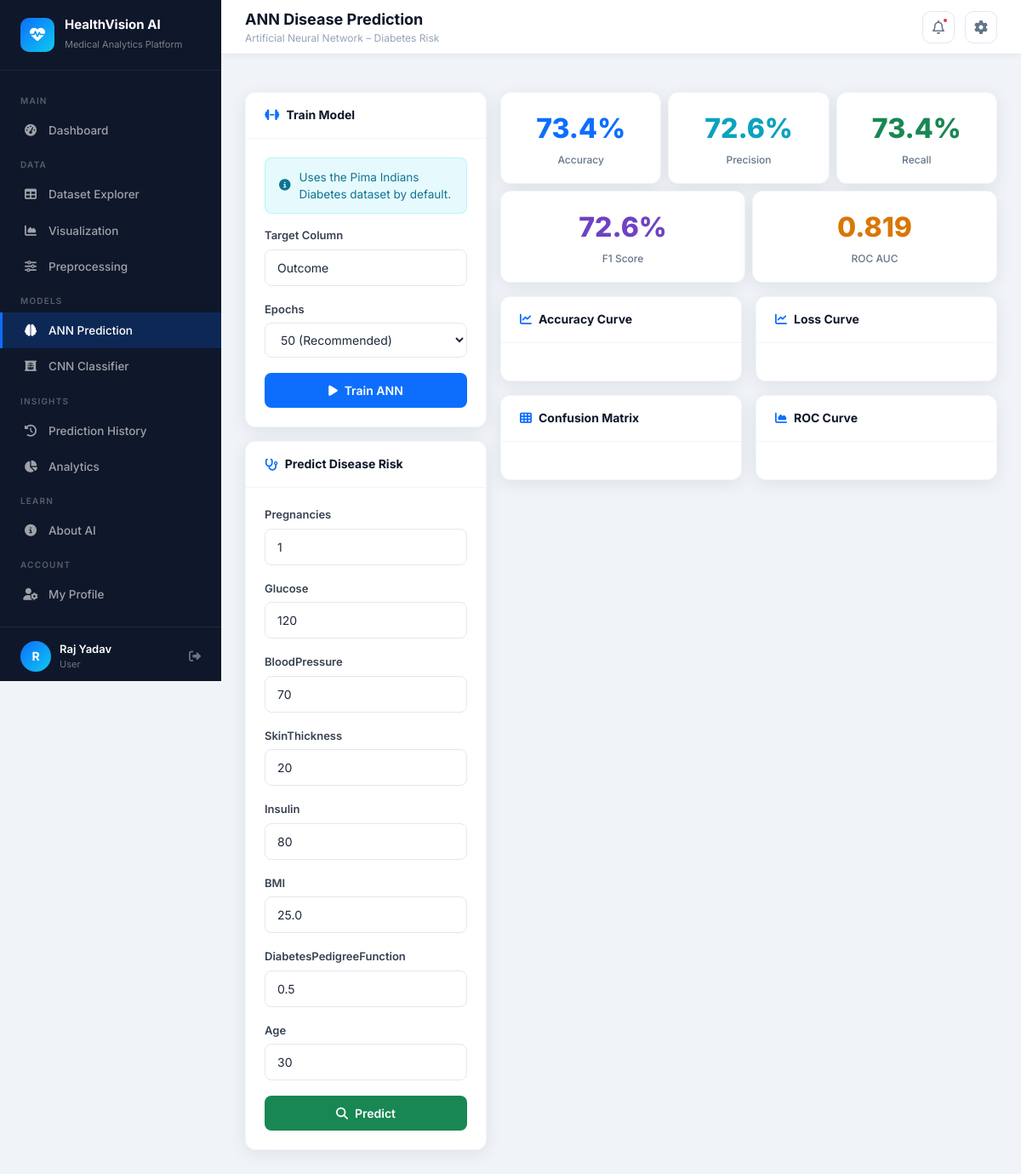
/ann (signed in), run on the app's committed database.
### database/models.py (models this page shows, shortened)
class User(UserMixin, db.Model):
    __tablename__ = 'users'
    id = db.Column(db.Integer, primary_key=True)
    username = db.Column(db.String(80), unique=True, nullable=False)
    email = db.Column(db.String(120), unique=True, nullable=False)
    password_hash = db.Column(db.String(256), nullable=False)
    role = db.Column(db.String(20), default='user')
    created_at = db.Column(db.DateTime, default=datetime.utcnow)
    predictions = db.relationship('PredictionHistory', backref='user', lazy=True)

### routes/ann.py (the view)
@ann_bp.route('/ann', methods=['GET'])
@login_required
def index():
    metrics = load_metrics()
    charts = build_training_charts(metrics) if metrics else None
    return render_template('modules/ann.html', metrics=metrics, charts=charts,
                           features=DEFAULT_FEATURES, result=None)

### utils/ann_utils.py (called while the page is built)
def load_metrics() -> dict | None:
    if not os.path.exists(METRICS_PATH):
        return None
    with open(METRICS_PATH) as f:
        return json.load(f)

### templates/modules/ann.html (shortened to what this page needs)
{% extends "base.html" %}
{% block page_title %}<span>ANN Disease Prediction</span><small>Artificial Neural Network – Diabetes Risk</small>{% endblock %}
{% block content %}
<div class="row g-3">
    <div class="col-lg-4">
        <div class="content-card" style="margin-bottom:16px;">
            <div class="card-header"><h6><i class="fa-solid fa-dumbbell"></i> Train Model</h6></div>
            <div class="card-body">
                <div class="hv-alert info" style="margin-bottom:16px;">
                    <i class="fa-solid fa-circle-info"></i>
                    Uses the Pima Indians Diabetes dataset by default.
                </div>
                <form method="POST" action="{{ url_for('ann.train') }}">
                    <div class="hv-form-group">
                        <label>Target Column</label>
                        <input type="text" name="target_col" class="hv-input" value="Outcome" placeholder="e.g. Outcome">
                    </div>
                    <div class="hv-form-group">
                        <label>Epochs</label>
                        <select name="epochs" class="hv-input">
                            <option value="50" selected>50 (Recommended)</option>
                        </select>
                    </div>
                    <button type="submit" class="btn-hv btn-hv-primary" style="width:100%; justify-content:center;" id="trainBtn">
                        <i class="fa-solid fa-play"></i> Train ANN
                    </button>
                </form>
            </div>
        </div>
        <div class="content-card">
            <div class="card-header"><h6><i class="fa-solid fa-stethoscope"></i> Predict Disease Risk</h6></div>
            <div class="card-body">
                <form method="POST" action="{{ url_for('ann.predict') }}">
                    {% set defaults = {'Pregnancies':1,'Glucose':120,'BloodPressure':70,'SkinThickness':20,'Insulin':80,'BMI':25.0,'DiabetesPedigreeFunction':0.5,'Age':30} %}
                    {% for feat in features %}
                    <div class="hv-form-group">
                        <label>{{ feat }}</label>
                        <input type="number" step="any" name="{{ feat }}" class="hv-input"
                               value="{{ form_data[feat] if form_data and form_data[feat] else defaults[feat] }}"
                               placeholder="{{ feat }}">
                    </div>
                    {% endfor %}
                    <button type="submit" class="btn-hv btn-hv-success" style="width:100%; justify-content:center;">
                        <i class="fa-solid fa-magnifying-glass"></i> Predict
                    </button>
                </form>
            </div>
        </div>
    </div>
    <div class="col-lg-8">
        {% if metrics %}
        <div class="row g-2 mb-3">
            {% for label, val, color in [
                ('Accuracy', (metrics.accuracy*100)|round(1)|string + '%', 'var(--primary)'),
                ('Precision', (metrics.precision*100)|round(1)|string + '%', 'var(--teal-dark)'),
                ('Recall', (metrics.recall*100)|round(1)|string + '%', 'var(--success)'),
                ('F1 Score', (metrics.f1*100)|round(1)|string + '%', '#6f42c1'),
                ('ROC AUC', metrics.roc_auc|round(3)|string, '#d97706'),
            ] %}
            <div class="col">
                <div class="metric-card">
                    <div class="metric-value" style="color:{{ color }};">{{ val }}</div>
                    <div class="metric-label">{{ label }}</div>
                </div>
            </div>
            {% endfor %}
        </div>
        <div class="row g-3">
            <div class="col-md-6">
                <div class="content-card">
                    <div class="card-header"><h6><i class="fa-solid fa-chart-line"></i> Accuracy Curve</h6></div>
                    <div class="card-body"><div id="accChart"></div></div>
                </div>
            </div>
            <div class="col-md-6">
                <div class="content-card">
                    <div class="card-header"><h6><i class="fa-solid fa-chart-line"></i> Loss Curve</h6></div>
                    <div class="card-body"><div id="lossChart"></div></div>
                </div>
            </div>
            <div class="col-md-6">
                <div class="content-card">
                    <div class="card-header"><h6><i class="fa-solid fa-table-cells"></i> Confusion Matrix</h6></div>
                    <div class="card-body"><div id="cmChart"></div></div>
                </div>
            </div>
            <div class="col-md-6">
                <div class="content-card">
                    <div class="card-header"><h6><i class="fa-solid fa-chart-area"></i> ROC Curve</h6></div>
                    <div class="card-body"><div id="rocChart"></div></div>
                </div>
            </div>
        </div>
        {% endif %}
    </div>
</div>
{% endblock %}

### templates/base.html (shortened to what this page needs)
<!DOCTYPE html>
<html lang="en">
<head>
    <link href="https://cdnjs.cloudflare.com/ajax/libs/font-awesome/6.5.0/css/all.min.css" rel="stylesheet">
    <link href="https://cdn.jsdelivr.net/npm/bootstrap@5.3.3/dist/css/bootstrap.min.css" rel="stylesheet">
    <link href="{{ url_for('static', filename='css/main.css') }}" rel="stylesheet">
</head>
<body>
<aside class="sidebar" id="sidebar">
    <div class="sidebar-brand">
        <div class="brand-icon"><i class="fa-solid fa-heart-pulse"></i></div>
        <div class="brand-text">
            <h5>HealthVision AI</h5>
            <small>Medical Analytics Platform</small>
        </div>
    </div>
    <nav class="sidebar-nav">
        <div class="nav-section-label">Main</div>
        <a href="{{ url_for('dashboard.index') }}" class="sidebar-link {% if request.endpoint == 'dashboard.index' %}active{% endif %}">
            <i class="fa-solid fa-gauge-high"></i> Dashboard
        </a>
        <div class="nav-section-label">Data</div>
        <a href="{{ url_for('explorer.index') }}" class="sidebar-link {% if 'explorer' in request.endpoint %}active{% endif %}">
            <i class="fa-solid fa-table"></i> Dataset Explorer
        </a>
        <a href="{{ url_for('viz.index') }}" class="sidebar-link {% if 'viz' in request.endpoint %}active{% endif %}">
            <i class="fa-solid fa-chart-area"></i> Visualization
        </a>
        <a href="{{ url_for('preprocess.index') }}" class="sidebar-link {% if 'preprocess' in request.endpoint %}active{% endif %}">
            <i class="fa-solid fa-sliders"></i> Preprocessing
        </a>
        <div class="nav-section-label">Models</div>
        <a href="{{ url_for('ann.index') }}" class="sidebar-link {% if 'ann' in request.endpoint %}active{% endif %}">
            <i class="fa-solid fa-brain"></i> ANN Prediction
        </a>
        <a href="{{ url_for('cnn.index') }}" class="sidebar-link {% if 'cnn' in request.endpoint %}active{% endif %}">
            <i class="fa-solid fa-x-ray"></i> CNN Classifier
        </a>
        <div class="nav-section-label">Insights</div>
        <a href="{{ url_for('history.index') }}" class="sidebar-link {% if 'history' in request.endpoint %}active{% endif %}">
            <i class="fa-solid fa-clock-rotate-left"></i> Prediction History
        </a>
        <a href="{{ url_for('analytics.index') }}" class="sidebar-link {% if 'analytics' in request.endpoint %}active{% endif %}">
            <i class="fa-solid fa-chart-pie"></i> Analytics
        </a>
        <div class="nav-section-label">Learn</div>
        <a href="{{ url_for('about.index') }}" class="sidebar-link {% if 'about' in request.endpoint %}active{% endif %}">
            <i class="fa-solid fa-circle-info"></i> About AI
        </a>
        <div class="nav-section-label">Account</div>
        <a href="{{ url_for('profile.index') }}" class="sidebar-link {% if 'profile' in request.endpoint %}active{% endif %}">
            <i class="fa-solid fa-user-gear"></i> My Profile
        </a>
    </nav>
    <div class="sidebar-footer">
        <div class="sidebar-user">
            <div class="avatar">{{ current_user.username[0].upper() }}</div>
            <div class="user-info">
                <div class="name">{{ current_user.username }}</div>
                <div class="role">{{ current_user.role | capitalize }}</div>
            </div>
            <a href="{{ url_for('auth.logout') }}" class="hv-tooltip" data-tip="Logout" style="color:rgba(255,255,255,0.4); font-size:14px;">
                <i class="fa-solid fa-right-from-bracket"></i>
            </a>
        </div>
    </div>
</aside>
<div class="main-wrapper">
    <header class="topbar">
        <div class="topbar-title">
            {% block page_title %}<span>Dashboard</span>{% endblock %}
        </div>
        <div class="topbar-actions">
            <div class="topbar-btn hv-tooltip" data-tip="Notifications">
                <i class="fa-regular fa-bell"></i>
                <span class="notif-dot"></span>
            </div>
            <div class="topbar-btn hv-tooltip" data-tip="Settings">
                <i class="fa-solid fa-gear"></i>
            </div>
        </div>
    </header>
    <main class="page-content">
        {% block content %}{% endblock %}
    </main>
</div>
</body>
</html>

### data on the page
User: username "R", username "Raj Yadav", role "User"

### other printed values
{{ feat }} "Pregnancies" "Glucose" "BloodPressure" "SkinThickness" "Insulin" "BMI" "DiabetesPedigreeFunction" "Age"
{{ val }} "73.4%" "72.6%" "73.4%" "72.6%" "0.819"
{{ label }} "Accuracy" "Precision" "Recall" "F1 Score" "ROC AUC"
